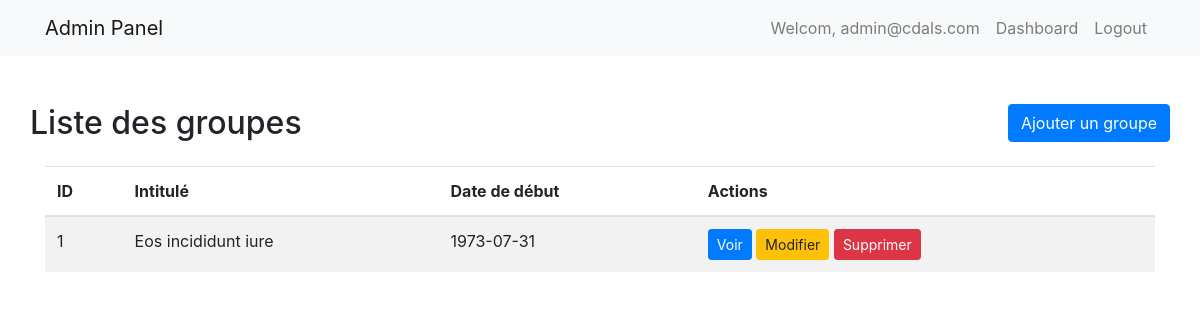
The app's page /admin/groups/index.php (signed in), older data.
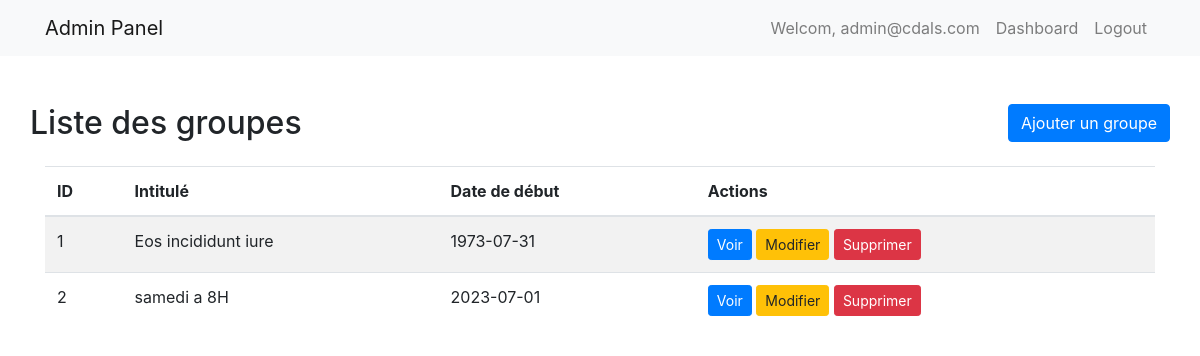
The same page, newer data.
### tables this page shows
CREATE TABLE `groups` (
  `ID_grp` int(10) NOT NULL,
  `int_grp` varchar(255) NOT NULL,
  `date_deb_grp` date NOT NULL
);

### admin/groups/index.php (the view, shortened to what this page needs)
<?php
require_once '../../config/bdd.php';
$result = $conn->query("SELECT * FROM groups");
if ($result->num_rows > 0) {
    $groupes = $result->fetch_all(MYSQLI_ASSOC);
} else {
    $groupes = [];
}
?>
<?php include("../layout.php"); ?>
<div class="container">
    <div class="row d-flex justify-content-between mt-2 mb-2">
    <h2>Liste des groupes</h2>
    <a href="ajouter.php" class="btn btn-primary mb-3">Ajouter un groupe</a>
  </div>
    <table class="table table-striped">
        <thead>
            <tr>
                <th>ID</th>
                <th>Intitulé</th>
                <th>Date de début</th>
                <th>Actions</th>
            </tr>
        </thead>
        <tbody>
            <?php foreach ($groupes as $groupe) : ?>
                <tr>
                    <td><?php echo $groupe["ID_grp"]; ?></td>
                    <td><?php echo $groupe["int_grp"]; ?></td>
                    <td><?php echo $groupe["date_deb_grp"]; ?></td>
                    <td>
                        <a href="voir.php?id=<?php echo $groupe["ID_grp"]; ?>" class="btn btn-primary btn-sm">Voir</a>
                        <a href="modifier.php?id=<?php echo $groupe["ID_grp"]; ?>" class="btn btn-warning btn-sm">Modifier</a>
                        <a href="supprimer.php?id=<?php echo $groupe["ID_grp"]; ?>" class="btn btn-danger btn-sm">Supprimer</a>
                    </td>
                </tr>
            <?php endforeach; ?>
        </tbody>
    </table>
</div>

Row changes from the older to the newer data that the page shows:
added groups: ID_grp "2", int_grp "samedi a 8H", date_deb_grp "2023-07-01"
